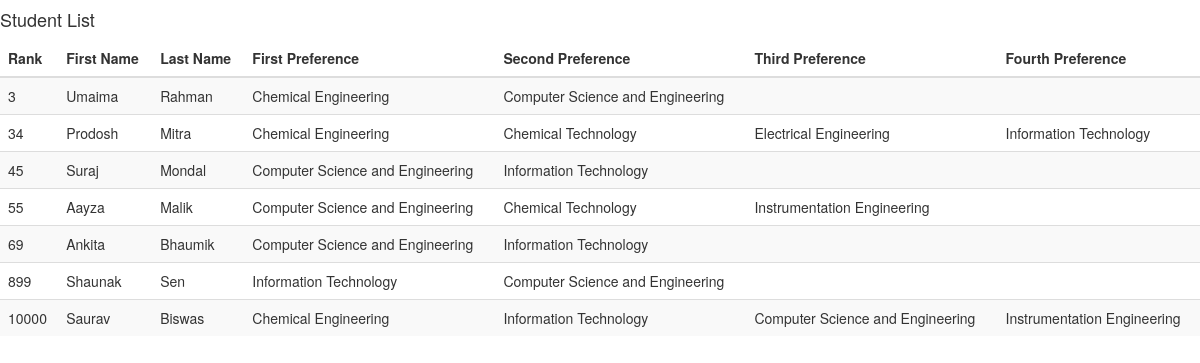
The app's page /list, older data.
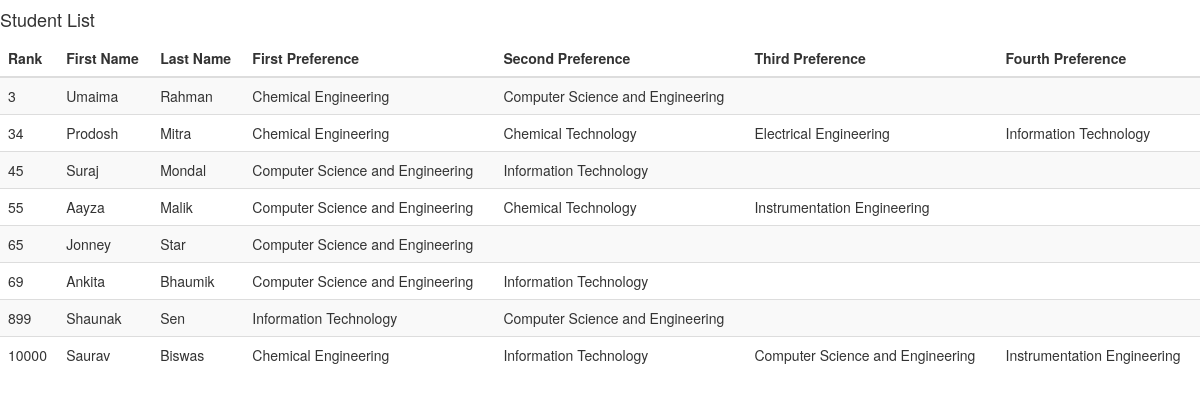
The same page, newer data.
### Studemt/models.py (models this page shows, shortened)
class Student(models.Model):
    student = models.OneToOneField(User, on_delete=models.CASCADE)
    category_choice = (('sc', 'S.C'), ('gen', 'General'), ('st', 'S.T'), ('obc-a', 'O.B.C-A'), ('obc-b', 'O.B.C-B'),)
    guardian_name = models.CharField(max_length=255,blank=False)
    dob = models.DateField(blank=False)
    address = models.TextField(blank=False)
    category = models.CharField(max_length=255, choices=category_choice,blank=False)
    domcile_wb = models.BooleanField(blank=False)
    contact_number = models.IntegerField(blank=False)
    email = models.EmailField(max_length=255,blank=False)
    rank = models.IntegerField(blank=False,unique=True)
    year_of_passing = models.IntegerField(blank=False)

class Hello(models.Model):
    serial = models.IntegerField()
    student = models.OneToOneField(User, on_delete=models.CASCADE)
    first_pref = models.ForeignKey(Subject, related_name='first', null=True)
    second_pref = models.ForeignKey(Subject, related_name='second', null=True, blank=True)
    third_pref = models.ForeignKey(Subject, related_name='third', null=True, blank=True)
    fourth_pref = models.ForeignKey(Subject, related_name='fourth', null=True, blank=True)
    date_time = models.DateTimeField()
    class Meta:
        verbose_name_plural = 'Student Preference'

class Subject(models.Model):
    stream = models.CharField(max_length=255)
    availability = models.IntegerField()

### Studemt/views.py (the view)
# urls.py: url(r'^list$', views.student_list, name='student_list'),
def student_list(request):
    if request.method == 'GET':
        students = Student.objects.order_by('rank')
        hello_set = Hello.objects.all()
        return render(request, 'Studemt/student_list.html', {'students': students, 'hello_set': hello_set})

### Studemt/templates/Studemt/student_list.html
{% extends 'Studemt/base.html' %}
{% block body %}
    <h4>Student List</h4>
    <table class="table table-responsive table-striped table-hover">
        <thead class="thead-inverse">
            <tr>
            <th>Rank</th>
            <th>First Name</th>
            <th>Last Name</th>
            <th>First Preference</th>
            <th>Second Preference</th>
            <th>Third Preference</th>
            <th>Fourth Preference</th>
        </tr>
        </thead>
        <tbody>
            {% for student in students %}
                <tr onclick="location.href='{% url 'student:application' %}'">
                    <td>{{ student.rank }}</td>
                    <td>{{ student.student.first_name }}</td>
                    <td>{{ student.student.last_name }}</td>
                    <td>{{ student.student.hello.first_pref.stream }}</td>
                    <td>{{ student.student.hello.second_pref.stream }}</td>
                    <td>{{ student.student.hello.third_pref.stream }}</td>
                    <td>{{ student.student.hello.fourth_pref.stream }}</td>
                </tr>
            {% endfor %}
        </tbody>
    </table>
{% endblock %}

Row changes from the older to the newer data that the page shows:
added Student: rank "65", student.first_name "Jonney", student.last_name "Star", student.hello.first_pref.stream "Computer Science and Engineering"
